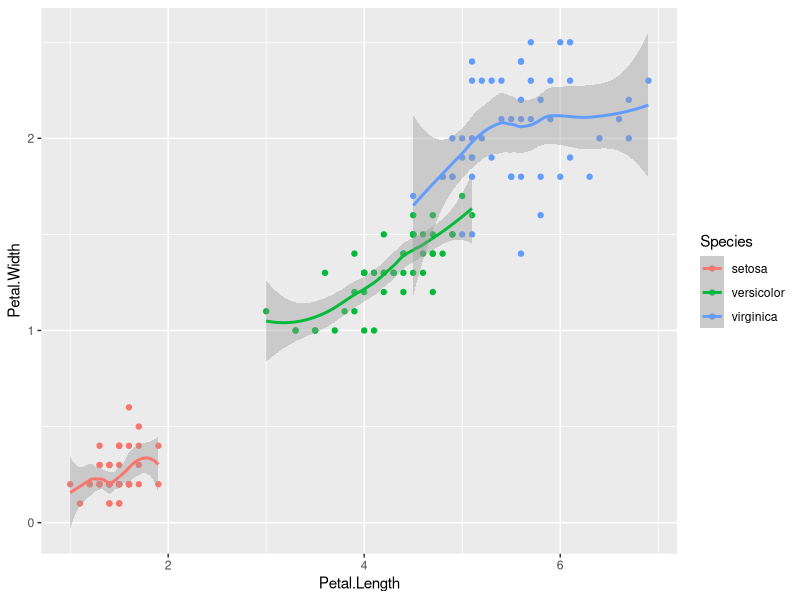

Recreate this plot in R. (Note: this script raises an error after producing the figure.)
#https://www.datacamp.com/community/tutorials/machine-learning-in-r#sets
library(caret)
library(ggplot2)

ggplot(iris, aes(x=Petal.Length,
                 y=Petal.Width,
                 color=Species)) + geom_point() + geom_smooth()

# unterstütze Algorithmen
names(getModelInfo())

names(iris.training)

#index <- numeric(dim(iris)[1])
#index <- sample(length(index),c(1,length(index)), prob = 0.67)
ind <- sample(2, nrow(iris), replace=TRUE, prob=c(0.67,0.33))
iris.training <- iris[ind==1, 1:4]
iris.training <- cbind(iris.training, iris[ind==1, 5])

colnames(iris.training[5]) = colnames(iris[5])
iris.test <- iris[ind==2, 1:4]
iris.test <- cbind(iris.test, iris[ind==2, 5])

iris_pred <- knn(train = iris.training, test = iris.test, cl = iris.trainLabels, k=3)


model_knn <- train(iris.training[, 1:4], iris.training[, 5], method='knn')
predictions<-predict(object=model_knn,iris.test[,1:4])
table(predictions)
confusionMatrix(predictions,iris.test[,5])
